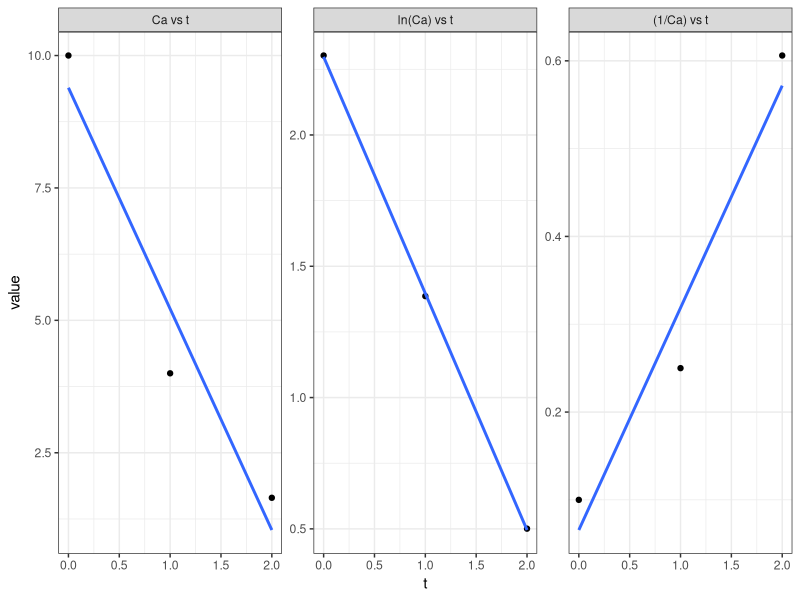

Write the R code that produced this figure.
#' ---
#' title: This is the work for ENVE 660 Final Exam
#' output: pdf_document
#' author: Tyler Bradley
#' date: 2018-03-11
#'---
library(tidyverse)

#' ##Probelm #4
#' Find k and n from the equation q = k*C^n, given the follwoing data
data <- tribble(
  ~c, ~q,
  1.9, 6.2,
  21, 22.5,
  42.3, 33
) %>% 
  mutate(
    ln_q = log(q),
    ln_c = log(c)
  )

model <- lm(ln_q ~ ln_c, data = data) %>% 
  broom::tidy()

#' the intercept of the model gives log(k)
exp(model$estimate[[1]])

#' the slope gives n
model$estimate[[2]]



#' ##Problem #6
#' find k (and units)

n <- 1.3

data_6 <- tribble(
  ~t, ~Ca,
  0, 10, 
  1, 4.0, 
  2, 1.65
) %>% 
  mutate(
    ln_Ca = log(Ca), # log() function defaults to ln()
    Ca_inv = (1/Ca)
  )


#' Plotting zero, first, and second order relationships between Ca and t
data_6 %>% 
  gather(key = order, value = value, Ca:Ca_inv) %>% 
  mutate(order = factor(order, levels = c("Ca", "ln_Ca", "Ca_inv"),
                        labels = c("Ca vs t", "ln(Ca) vs t", "(1/Ca) vs t"))) %>% 
  ggplot(aes(t, value)) +
  facet_wrap(~ order, scales = "free") +
  geom_point() +
  geom_smooth(method = "lm", se = FALSE) +
  theme_bw()
#' 
lm(ln_Ca ~ t, data = data_6) %>% 
  broom::tidy()

